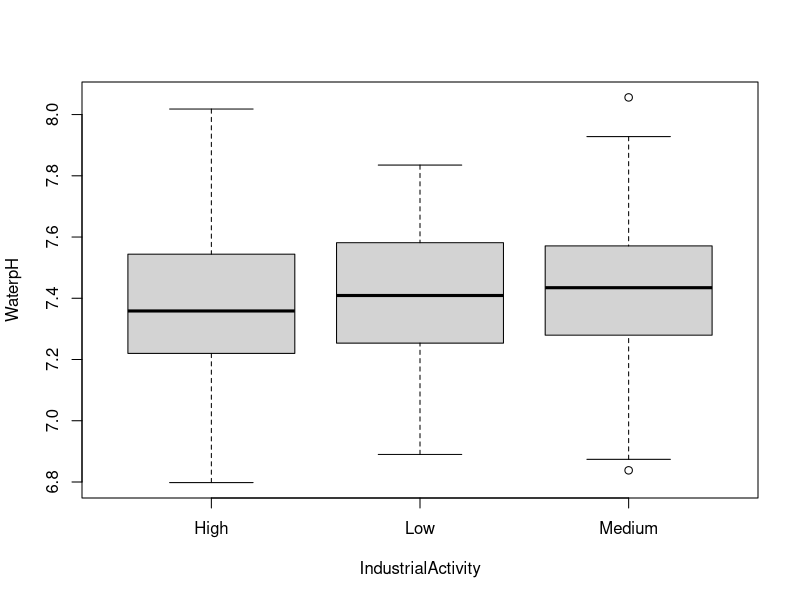
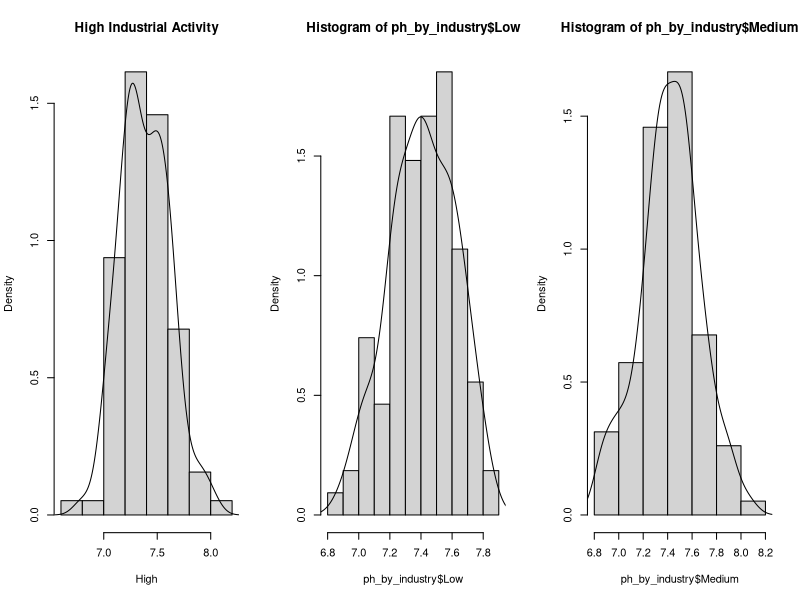
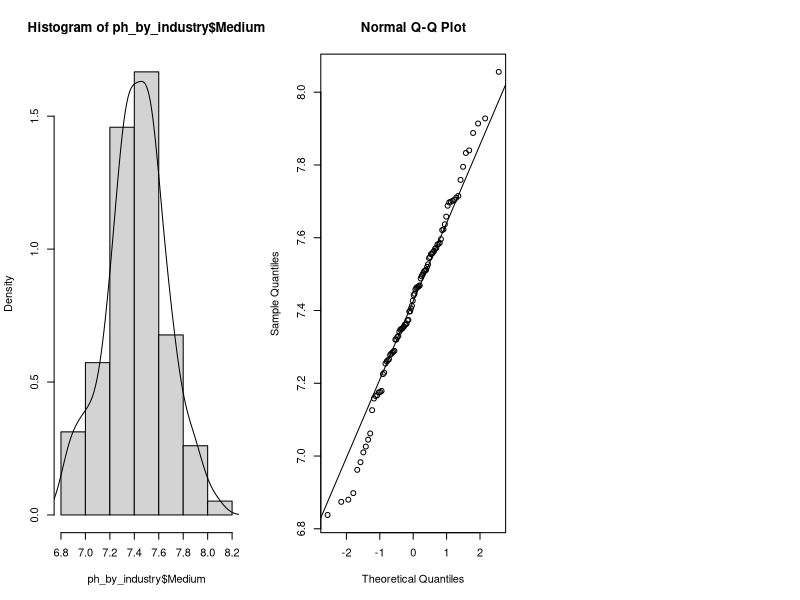

Here is the R script that generated these plots, in order:
## ---- chunk 1
df1 <- read.csv("envdata-20250107data1.csv")

## ---- chunk 2
head(df1)

str(df1)
## ---- chunk 3
ph_by_industry <- split(df1$WaterpH, df1$IndustrialActivity)
ph_by_industry

summary(df1)

sapply(ph_by_industry, summary)


## ---- chunk 4
boxplot(WaterpH ~ IndustrialActivity, data = df1)

par(mfrow = c(1,3))

# high
hist(ph_by_industry$High, prob = TRUE,
     main = "High Industrial Activity",
     xlab = "High")
lines(density(ph_by_industry$High))
# low
hist(ph_by_industry$Low, prob = TRUE)
lines(density(ph_by_industry$Low))
# medium
hist(ph_by_industry$Medium, prob = TRUE)
lines(density(ph_by_industry$Medium))



## ---- chunk 5
hist(ph_by_industry$Medium, prob = TRUE)
lines(density(ph_by_industry$Medium))
## ---- chunk 6
qqnorm(ph_by_industry$Medium)
qqline(ph_by_industry$Medium)
## ---- chunk 7
mercury <- read.table("envdata-20250107data2.txt")
View(mercury)
## ---- chunk 8
colnames(mercury) <- mercury[1,]
mercury <- mercury[-1,]

mercury$Avg.Mercury <- as.numeric(mercury$Avg.Mercury)
mercury$Alkalinity <- as.numeric(mercury$Alkalinity)

## ---- chunk 9
model <- lm(Avg.Mercury ~ Alkalinity, data = mercury)
summary(model)
